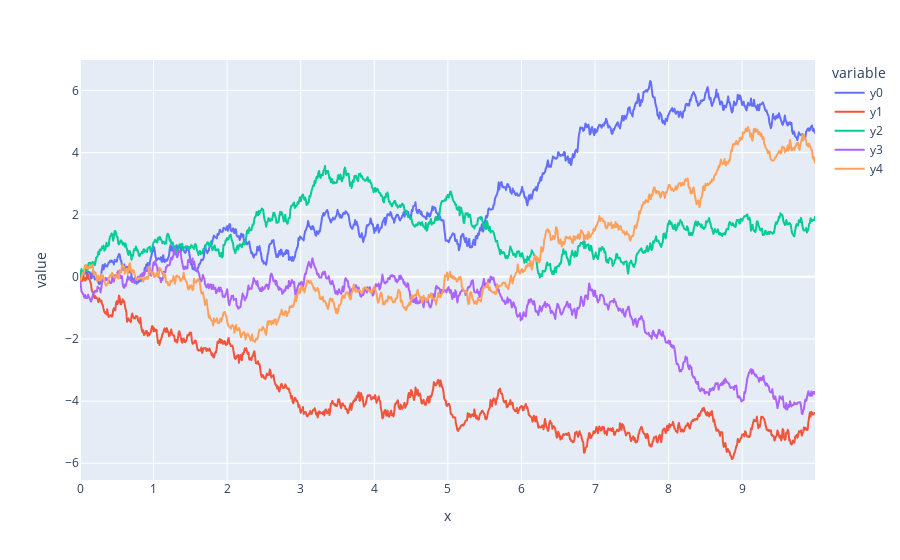

Here is the notebook cell this chart was saved with:
### Code cell
def simulate_1d_bm(nsteps=1000, t=0.01):
    steps = [ np.random.randn()*np.sqrt(t) for i in range(nsteps) ]
    y = np.cumsum(steps)
    x = [ t*i for i in range(nsteps) ]
    return x, y

nsims = 5
simulation_data = {}
for i in range(nsims):
    x, y = simulate_1d_bm()
    simulation_data[f'y{i}'] = y
    simulation_data['x'] = x

ycols = [ f'y{i}' for i in range(nsims) ]
fig = px.line(simulation_data, x='x', y=ycols)
fig.show()

### Figure 1 — Plotly figure (JSON) as saved in the notebook; plotly's stock layout.template omitted (floating-point values rounded to 4 significant figures; data arrays with more than 128 entries replaced by an {"elided": "..."} marker saying what was removed)
{"data": [{"hovertemplate": "variable=y0<br>x=%{x}<br>value=%{y}<extra></extra>", "legendgroup": "y0", "line": {"color": "#636efa", "dash": "solid"}, "marker": {"symbol": "circle"}, "mode": "lines", "name": "y0", "showlegend": true, "type": "scattergl", "x": {"elided": "1000 float values"}, "xaxis": "x", "y": {"elided": "1000 float values"}, "yaxis": "y"}, {"hovertemplate": "variable=y1<br>x=%{x}<br>value=%{y}<extra></extra>", "legendgroup": "y1", "line": {"color": "#EF553B", "dash": "solid"}, "marker": {"symbol": "circle"}, "mode": "lines", "name": "y1", "showlegend": true, "type": "scattergl", "x": {"elided": "1000 float values"}, "xaxis": "x", "y": {"elided": "1000 float values"}, "yaxis": "y"}, {"hovertemplate": "variable=y2<br>x=%{x}<br>value=%{y}<extra></extra>", "legendgroup": "y2", "line": {"color": "#00cc96", "dash": "solid"}, "marker": {"symbol": "circle"}, "mode": "lines", "name": "y2", "showlegend": true, "type": "scattergl", "x": {"elided": "1000 float values"}, "xaxis": "x", "y": {"elided": "1000 float values"}, "yaxis": "y"}, {"hovertemplate": "variable=y3<br>x=%{x}<br>value=%{y}<extra></extra>", "legendgroup": "y3", "line": {"color": "#ab63fa", "dash": "solid"}, "marker": {"symbol": "circle"}, "mode": "lines", "name": "y3", "showlegend": true, "type": "scattergl", "x": {"elided": "1000 float values"}, "xaxis": "x", "y": {"elided": "1000 float values"}, "yaxis": "y"}, {"hovertemplate": "variable=y4<br>x=%{x}<br>value=%{y}<extra></extra>", "legendgroup": "y4", "line": {"color": "#FFA15A", "dash": "solid"}, "marker": {"symbol": "circle"}, "mode": "lines", "name": "y4", "showlegend": true, "type": "scattergl", "x": {"elided": "1000 float values"}, "xaxis": "x", "y": {"elided": "1000 float values"}, "yaxis": "y"}], "layout": {"legend": {"title": {"text": "variable"}, "tracegroupgap": 0}, "margin": {"t": 60}, "xaxis": {"anchor": "y", "domain": [0, 1], "title": {"text": "x"}}, "yaxis": {"anchor": "x", "domain": [0, 1], "title": {"text": "value"}}}}
